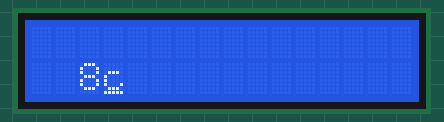
A sketch run on a simulated Arduino Uno, built with avr-gcc and run on an emulated ATmega328P. Parts: 16×2 character LCD. Wiring (inferred from the names in the program): character LCD (HD44780): RS pin 5; E pin 10; data pin 12, pin 11, pin 9, pin 8, pin 7, pin 6, pin 4, pin 3.

Above: at 0.31 s.

The sketch:

ArduinoPOV10.ino
```cpp
/*
##########################
# Arduino POV for 10 LEDs #
##########################

Circuit: 10 LEDs connected to pins 2 to 11 (with resistors, usually 560 ohm)

Each character is given a 10x10 grid to represent it's self
For example "H" is
O 0       0 0
O 0       0 0
O O       0 0
O 0       0 0
O 0 0 0 0 0 0
0 0 0 0 0 0 0
0 0       0 0
0 0       0 0
0 0       0 0
0 0       0 0
each of these vertical lines is made from a single number
for the "H" example the numbers are 31,4,4,4,31

512  O 0       0 0
256  O 0       0 0
128  O O       0 0
64   O 0       0 0
32   O 0 0 0 0 0 0
16   0 0 0 0 0 0 0
8    0 0       0 0
4    0 0       0 0
2    0 0       0 0
1    0 0       0 0

t    1 1 0 0 0 1 1 0 0 0
o    0 0 0 0 0 0 0 0 0 0
t    2 2 4 4 4 2 2 0 0 0
     3 3 8 8 8 3 3 0 0 0

1023 is 512+256+128+64+32+16+8+4+2+1 (all LEDs are lit)
48   is 000+000+000+00+32+16+0+0+0+0  (only the middle 2 LEDs are lit)

thus the definition for h is...
int h[] = {1023,1023,48,48,48,1023,1023,0,0,0};

*/


int delayTime = 2; //sub-char delay time
int charBreak = 5; //char delay time


int LED0 = 3;
int LED1 = 4;
int LED2 = 5;
int LED3 = 6;
int LED4 = 7;
int LED5 = 8;
int LED6 = 9;
int LED7 = 10;
int LED8 = 11;
int LED9 = 12;

void setup()
{
  pinMode(LED0, OUTPUT);
  pinMode(LED1, OUTPUT);
  pinMode(LED2, OUTPUT);
  pinMode(LED3, OUTPUT);
  pinMode(LED4, OUTPUT);
  pinMode(LED5, OUTPUT);
  pinMode(LED6, OUTPUT);
  pinMode(LED7, OUTPUT);
  pinMode(LED8, OUTPUT);
  pinMode(LED9, OUTPUT);
}

//lets define a font, yay

int a[] = {7,31,248,216,792,792,216,248,31,7};
int b[] = {1023,1023,819,819,478,478,0,0,0,0};
int c2[] = {120,510,390,771,771,771,462,204,0,0};
int d[] = {1023,1023,771,771,390,510,120,0,0,0};
int e[] = {1023,1023,819,819,819,771,771,0,0,0};
int f[] = {1023,1023,816,816,816,768,768,0,0,0};
int g[] = {0,252,510,903,771,795,927,414,24,0};
int h[] = {1023,1023,48,48,48,1023,1023,0,0,0};
int i[] = {771,771,1023,1023,771,771,0,0,0,0};
int j[] = {771,771,1023,1023,768,768,0,0,0,0};
int k[] = {1023,1023,120,204,390,771,513,0,0,0};
int l[] = {1023,1023,3,3,3,3,0,0,0,0};
int m[] = {1023,1023,448,224,56,56,224,448,1023,1023};
int n[] = {1023,1023,448,224,56,28,1023,1023,0,0};
int o[] = {120,252,390,771,771,771,390,252,120,0};
int p[] = {1023,1023,816,816,480,480,0,0,0,0};
int q[] = {120,510,390,771,795,414,510,126,6,0};
int r[] = {1023,1023,816,824,510,199,3,0,0,0};
int s[] = {230,502,947,819,926,396,0,0,0,0};
int t[] = {768,768,768,1023,1023,768,768,768,0,0};
int u[] = {1016,1022,6,3,3,3,6,1022,1016,0};
int v[] = {768,960,240,60,15,15,60,240,960,768};
int w[] = {240,254,7,62,112,62,7,254,240,0};
int x[] = {771,903,462,252,120,120,252,462,903,771};
int y[] = {771,903,462,252,120,112,224,448,896,768};
int z[] = {775,783,799,827,883,995,963,899,0,0};

int eos[] = {3,3,0,0,0,0,0,0,0,0};
int excl[] = {448,1019,1019,448,0,0,0,0,0,0};
int ques[] = {192,448,768,795,795,816,480,192,0,0};

void displayLine(int line)
{
  int myline;
  myline = line;
  if (myline>=512)  {digitalWrite(LED0, HIGH); myline-=512;}  else {digitalWrite(LED0, LOW);}
  if (myline>=256)  {digitalWrite(LED1, HIGH); myline-=256;}  else {digitalWrite(LED1, LOW);}
  if (myline>=128)  {digitalWrite(LED2, HIGH); myline-=128;}  else {digitalWrite(LED2, LOW);}
  if (myline>=64)   {digitalWrite(LED3, HIGH); myline-=64;}   else {digitalWrite(LED3, LOW);}
  if (myline>=32)   {digitalWrite(LED4, HIGH); myline-=32;}   else {digitalWrite(LED4, LOW);}
  if (myline>=16)   {digitalWrite(LED5, HIGH); myline-=16;}   else {digitalWrite(LED5, LOW);}
  if (myline>=8)    {digitalWrite(LED6, HIGH); myline-=8;}    else {digitalWrite(LED6, LOW);}
  if (myline>=4)    {digitalWrite(LED7, HIGH); myline-=4;}    else {digitalWrite(LED7, LOW);}
  if (myline>=2)    {digitalWrite(LED8, HIGH); myline-=2;}    else {digitalWrite(LED8, LOW);}
  if (myline>=1)    {digitalWrite(LED9, HIGH); myline-=1;}    else {digitalWrite(LED9, LOW);}
}

void displayChar(char c)
{
  if (c == 'a'){for (int i = 0; i <10; i++){displayLine(a[i]);delay(delayTime);}displayLine(0);}
  if (c == 'b'){for (int i = 0; i <10; i++){displayLine(b[i]);delay(delayTime);}displayLine(0);}
  if (c == 'c'){for (int i = 0; i <10; i++){displayLine(c2[i]);delay(delayTime);}displayLine(0);}
  if (c == 'd'){for (int i = 0; i <10; i++){displayLine(d[i]);delay(delayTime);}displayLine(0);}
  if (c == 'e'){for (int i = 0; i <10; i++){displayLine(e[i]);delay(delayTime);}displayLine(0);}
  if (c == 'f'){for (int i = 0; i <10; i++){displayLine(f[i]);delay(delayTime);}displayLine(0);}
  if (c == 'g'){for (int i = 0; i <10; i++){displayLine(g[i]);delay(delayTime);}displayLine(0);}
  if (c == 'h'){for (int i = 0; i <10; i++){displayLine(h[i]);delay(delayTime);}displayLine(0);}
  if (c == 'i'){for (int it = 0; it <10; it++){displayLine(i[it]);delay(delayTime);}displayLine(0);}
  if (c == 'j'){for (int i = 0; i <10; i++){displayLine(j[i]);delay(delayTime);}displayLine(0);}
  if (c == 'k'){for (int i = 0; i <10; i++){displayLine(k[i]);delay(delayTime);}displayLine(0);}
  if (c == 'l'){for (int i = 0; i <10; i++){displayLine(l[i]);delay(delayTime);}displayLine(0);}
  if (c == 'm'){for (int i = 0; i <10; i++){displayLine(m[i]);delay(delayTime);}displayLine(0);}
  if (c == 'n'){for (int i = 0; i <10; i++){displayLine(n[i]);delay(delayTime);}displayLine(0);}
  if (c == 'o'){for (int i = 0; i <10; i++){displayLine(o[i]);delay(delayTime);}displayLine(0);}
  if (c == 'p'){for (int i = 0; i <10; i++){displayLine(p[i]);delay(delayTime);}displayLine(0);}
  if (c == 'q'){for (int i = 0; i <10; i++){displayLine(q[i]);delay(delayTime);}displayLine(0);}
  if (c == 'r'){for (int i = 0; i <10; i++){displayLine(r[i]);delay(delayTime);}displayLine(0);}
  if (c == 's'){for (int i = 0; i <10; i++){displayLine(s[i]);delay(delayTime);}displayLine(0);}
  if (c == 't'){for (int i = 0; i <10; i++){displayLine(t[i]);delay(delayTime);}displayLine(0);}
  if (c == 'u'){for (int i = 0; i <10; i++){displayLine(u[i]);delay(delayTime);}displayLine(0);}
  if (c == 'v'){for (int i = 0; i <10; i++){displayLine(v[i]);delay(delayTime);}displayLine(0);}
  if (c == 'w'){for (int i = 0; i <10; i++){displayLine(w[i]);delay(delayTime);}displayLine(0);}
  if (c == 'x'){for (int i = 0; i <10; i++){displayLine(x[i]);delay(delayTime);}displayLine(0);}
  if (c == 'y'){for (int i = 0; i <10; i++){displayLine(y[i]);delay(delayTime);}displayLine(0);}
  if (c == 'z'){for (int i = 0; i <10; i++){displayLine(z[i]);delay(delayTime);}displayLine(0);}
  if (c == '!'){for (int i = 0; i <10; i++){displayLine(excl[i]);delay(delayTime);}displayLine(0);}
  if (c == '?'){for (int i = 0; i <10; i++){displayLine(ques[i]);delay(delayTime);}displayLine(0);}
  if (c == '.'){for (int i = 0; i <10; i++){displayLine(eos[i]);delay(delayTime);}displayLine(0);}
  delay(charBreak);
}

void displayString(char* s)
{
  for (int i = 0; i<=strlen(s); i++)
  {
    displayChar(s[i]);
  }
  delay(300);
}

void loop()
{
  displayString("roving");
}
```
